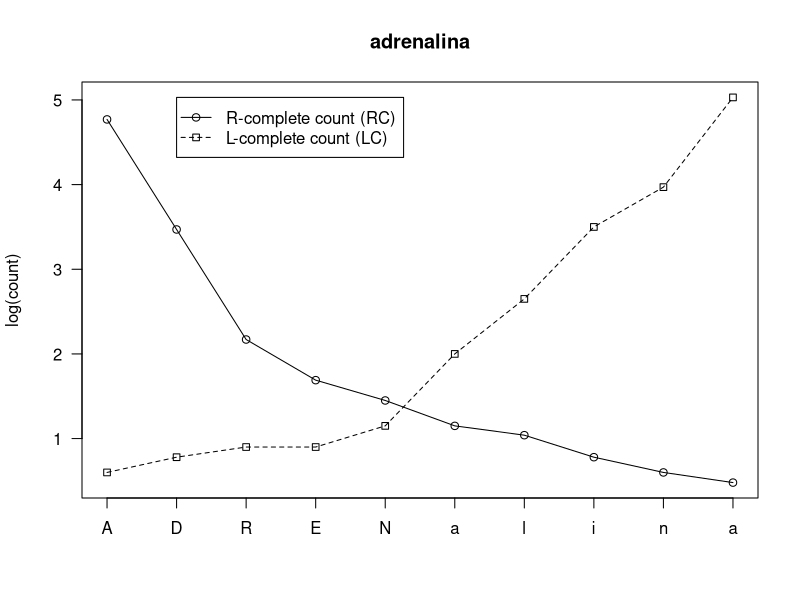
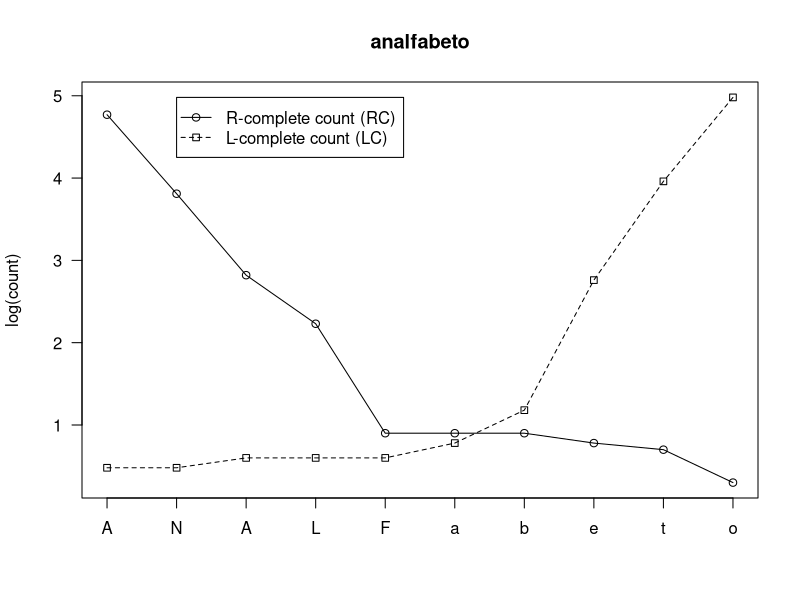
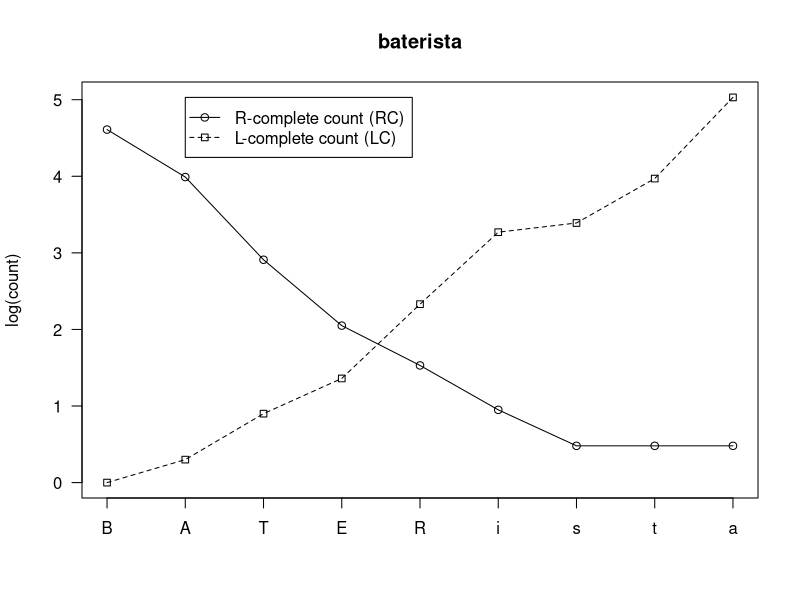
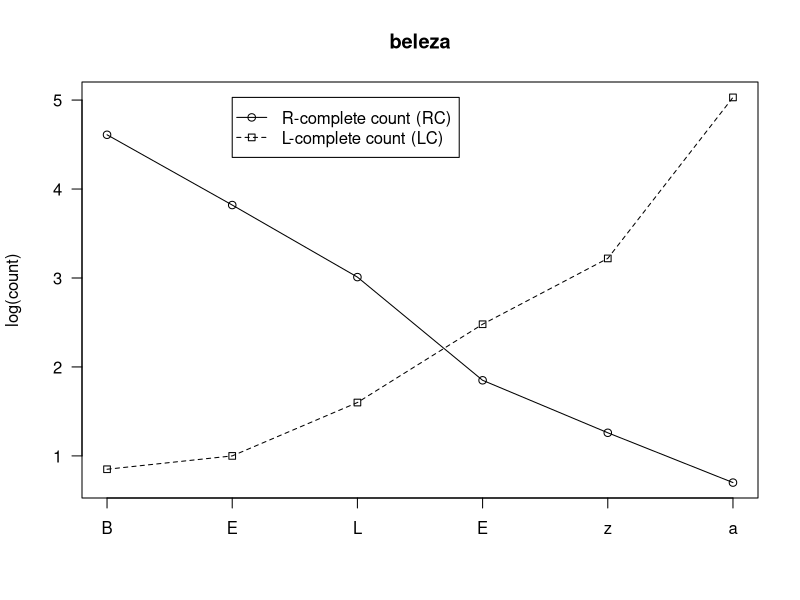
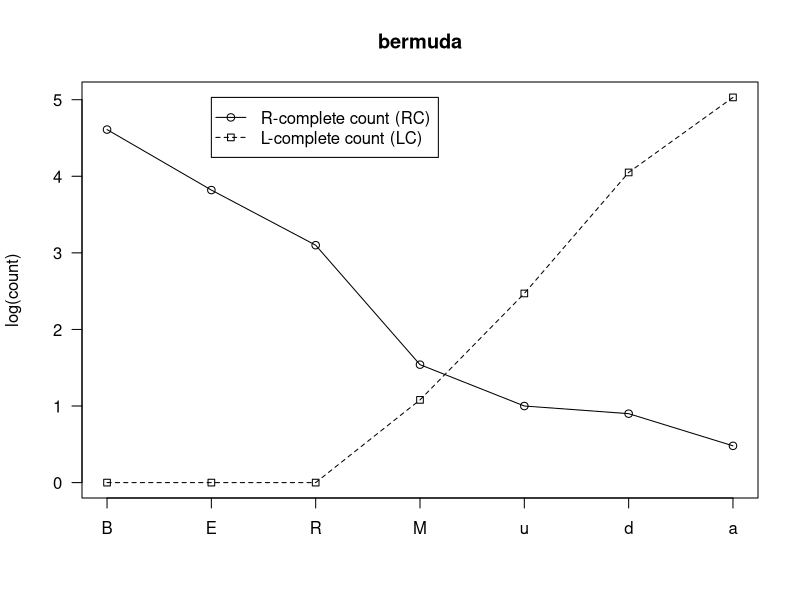
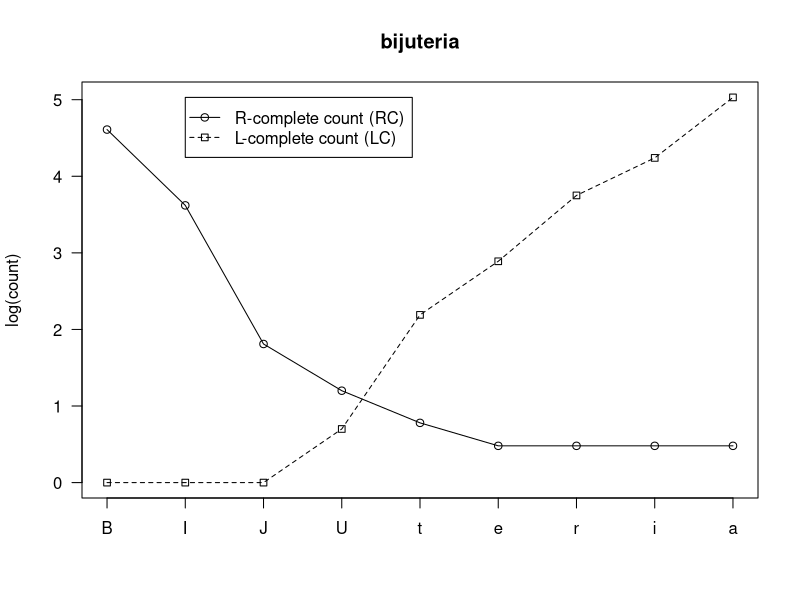
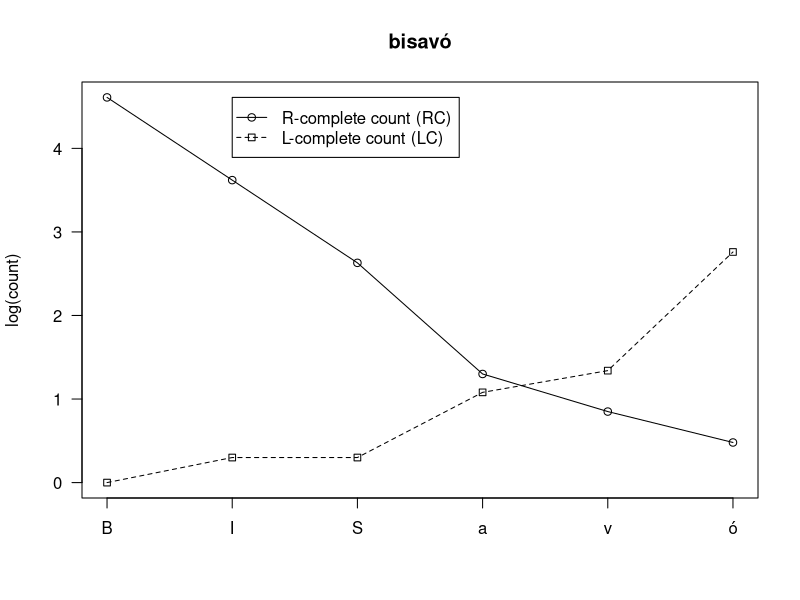
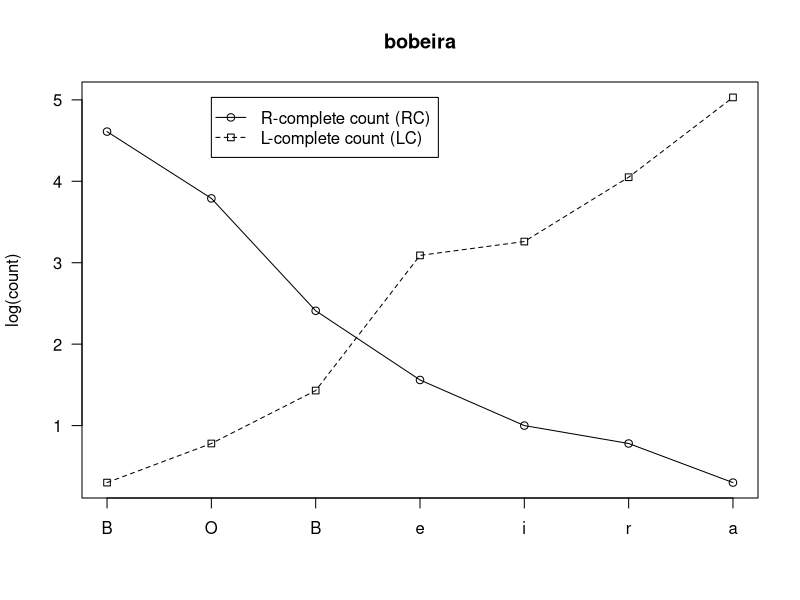

These figures' R source, in order: (Note: this script raises an error after producing the figures.)
postscript('plots_for_words/adrenalina.eps')
sf <- c(4.77,3.47,2.17,1.69,1.45,1.15,1.04,0.78,0.6,0.48)
pf <- c(0.6,0.78,0.9,0.9,1.15,2.0,2.65,3.5,3.97,5.03)
y_range <- range(sf,pf)
plot(sf, type="o", pch=21, lty=1, ylim=y_range, axes=FALSE, ann=FALSE)
lines(pf, type="o", pch=22, lty=2)
axis(1, at=1:10, lab=c("A","D","R","E","N","a","l","i","n","a"))
axis(2, las=1)
box()
title(main="adrenalina")
title(ylab="log(count)")
legend(2, y_range[2], c("R-complete count (RC)", "L-complete count (LC)"), pch=21:22, lty=1:2)
dev.off()

postscript('plots_for_words/analfabeto.eps')
sf <- c(4.77,3.81,2.82,2.23,0.9,0.9,0.9,0.78,0.7,0.3)
pf <- c(0.48,0.48,0.6,0.6,0.6,0.78,1.18,2.76,3.96,4.98)
y_range <- range(sf,pf)
plot(sf, type="o", pch=21, lty=1, ylim=y_range, axes=FALSE, ann=FALSE)
lines(pf, type="o", pch=22, lty=2)
axis(1, at=1:10, lab=c("A","N","A","L","F","a","b","e","t","o"))
axis(2, las=1)
box()
title(main="analfabeto")
title(ylab="log(count)")
legend(2, y_range[2], c("R-complete count (RC)", "L-complete count (LC)"), pch=21:22, lty=1:2)
dev.off()

postscript('plots_for_words/baterista.eps')
sf <- c(4.61,3.99,2.91,2.05,1.53,0.95,0.48,0.48,0.48)
pf <- c(0.0,0.3,0.9,1.36,2.33,3.27,3.39,3.97,5.03)
y_range <- range(sf,pf)
plot(sf, type="o", pch=21, lty=1, ylim=y_range, axes=FALSE, ann=FALSE)
lines(pf, type="o", pch=22, lty=2)
axis(1, at=1:9, lab=c("B","A","T","E","R","i","s","t","a"))
axis(2, las=1)
box()
title(main="baterista")
title(ylab="log(count)")
legend(2, y_range[2], c("R-complete count (RC)", "L-complete count (LC)"), pch=21:22, lty=1:2)
dev.off()

postscript('plots_for_words/beleza.eps')
sf <- c(4.61,3.82,3.01,1.85,1.26,0.7)
pf <- c(0.85,1.0,1.6,2.48,3.22,5.03)
y_range <- range(sf,pf)
plot(sf, type="o", pch=21, lty=1, ylim=y_range, axes=FALSE, ann=FALSE)
lines(pf, type="o", pch=22, lty=2)
axis(1, at=1:6, lab=c("B","E","L","E","z","a"))
axis(2, las=1)
box()
title(main="beleza")
title(ylab="log(count)")
legend(2, y_range[2], c("R-complete count (RC)", "L-complete count (LC)"), pch=21:22, lty=1:2)
dev.off()

postscript('plots_for_words/bermuda.eps')
sf <- c(4.61,3.82,3.1,1.54,1.0,0.9,0.48)
pf <- c(0.0,0.0,0.0,1.08,2.47,4.05,5.03)
y_range <- range(sf,pf)
plot(sf, type="o", pch=21, lty=1, ylim=y_range, axes=FALSE, ann=FALSE)
lines(pf, type="o", pch=22, lty=2)
axis(1, at=1:7, lab=c("B","E","R","M","u","d","a"))
axis(2, las=1)
box()
title(main="bermuda")
title(ylab="log(count)")
legend(2, y_range[2], c("R-complete count (RC)", "L-complete count (LC)"), pch=21:22, lty=1:2)
dev.off()

postscript('plots_for_words/bijuteria.eps')
sf <- c(4.61,3.62,1.81,1.2,0.78,0.48,0.48,0.48,0.48)
pf <- c(0.0,0.0,0.0,0.7,2.19,2.89,3.75,4.24,5.03)
y_range <- range(sf,pf)
plot(sf, type="o", pch=21, lty=1, ylim=y_range, axes=FALSE, ann=FALSE)
lines(pf, type="o", pch=22, lty=2)
axis(1, at=1:9, lab=c("B","I","J","U","t","e","r","i","a"))
axis(2, las=1)
box()
title(main="bijuteria")
title(ylab="log(count)")
legend(2, y_range[2], c("R-complete count (RC)", "L-complete count (LC)"), pch=21:22, lty=1:2)
dev.off()

postscript('plots_for_words/bisavó.eps')
sf <- c(4.61,3.62,2.63,1.3,0.85,0.48)
pf <- c(0.0,0.3,0.3,1.08,1.34,2.76)
y_range <- range(sf,pf)
plot(sf, type="o", pch=21, lty=1, ylim=y_range, axes=FALSE, ann=FALSE)
lines(pf, type="o", pch=22, lty=2)
axis(1, at=1:6, lab=c("B","I","S","a","v","ó"))
axis(2, las=1)
box()
title(main="bisavó")
title(ylab="log(count)")
legend(2, y_range[2], c("R-complete count (RC)", "L-complete count (LC)"), pch=21:22, lty=1:2)
dev.off()

postscript('plots_for_words/bobeira.eps')
sf <- c(4.61,3.79,2.41,1.56,1.0,0.78,0.3)
pf <- c(0.3,0.78,1.43,3.09,3.26,4.05,5.03)
y_range <- range(sf,pf)
plot(sf, type="o", pch=21, lty=1, ylim=y_range, axes=FALSE, ann=FALSE)
lines(pf, type="o", pch=22, lty=2)
axis(1, at=1:7, lab=c("B","O","B","e","i","r","a"))
axis(2, las=1)
box()
title(main="bobeira")
title(ylab="log(count)")
legend(2, y_range[2], c("R-complete count (RC)", "L-complete count (LC)"), pch=21:22, lty=1:2)
dev.off()

postscript('plots_for_words/botequim.eps')
sf <- c(4.61,3.79,2.53,1.58,0.78,0.78,0.6,0.0)
pf <- c(0.0,0.0,0.3,1.04,1.66,1.89,3.21,4.55)
y_range <- range(sf,pf)
plot(sf, type="o", pch=21, lty=1, ylim=y_range, axes=FALSE, ann=FALSE)
lines(pf, type="o", pch=22, lty=2)
axis(1, at=1:8, lab=c("B","O","T","E","Q","U","i","m"))
axis(2, las=1)
box()
title(main="botequim")
title(ylab="log(count)")
legend(2, y_range[2], c("R-complete count (RC)", "L-complete count (LC)"), pch=21:22, lty=1:2)
dev.off()

postscript('plots_for_words/burgês.eps')
sf <- c(4.61,3.6,2.96,2.14,0.0,0.0)
pf <- c(0.0,0.0,0.3,0.85,2.75,5.15)
y_range <- range(sf,pf)
plot(sf, type="o", pch=21, lty=1, ylim=y_range, axes=FALSE, ann=FALSE)
lines(pf, type="o", pch=22, lty=2)
axis(1, at=1:6, lab=c("B","U","R","G","ê","s"))
axis(2, las=1)
box()
title(main="burgês")
title(ylab="log(count)")
legend(2, y_range[2], c("R-complete count (RC)", "L-complete count (LC)"), pch=21:22, lty=1:2)
dev.off()

postscript('plots_for_words/burocrata.eps')
sf <- c(4.61,3.6,2.96,1.49,1.3,1.23,1.08,1.0,0.48)
pf <- c(0.0,0.0,0.48,1.18,1.3,2.15,2.99,3.97,5.03)
y_range <- range(sf,pf)
plot(sf, type="o", pch=21, lty=1, ylim=y_range, axes=FALSE, ann=FALSE)
lines(pf, type="o", pch=22, lty=2)
axis(1, at=1:9, lab=c("B","U","R","O","C","R","a","t","a"))
axis(2, las=1)
box()
title(main="burocrata")
title(ylab="log(count)")
legend(2, y_range[2], c("R-complete count (RC)", "L-complete count (LC)"), pch=21:22, lty=1:2)
dev.off()

postscript('plots_for_words/cacetete.eps')
sf <- c(4.81,4.17,2.58,1.49,1.2,0.78,0.3,0.3)
pf <- c(0.0,0.0,0.0,0.78,1.38,2.99,4.2,4.87)
y_range <- range(sf,pf)
plot(sf, type="o", pch=21, lty=1, ylim=y_range, axes=FALSE, ann=FALSE)
lines(pf, type="o", pch=22, lty=2)
axis(1, at=1:8, lab=c("C","A","C","E","T","E","t","e"))
axis(2, las=1)
box()
title(main="cacetete")
title(ylab="log(count)")
legend(2, y_range[2], c("R-complete count (RC)", "L-complete count (LC)"), pch=21:22, lty=1:2)
dev.off()

postscript('plots_for_words/cachoeira.eps')
sf <- c(4.81,4.17,2.58,2.24,1.87,0.7,0.6,0.48,0.3)
pf <- c(0.0,0.0,0.3,0.3,1.46,3.09,3.26,4.05,5.03)
y_range <- range(sf,pf)
plot(sf, type="o", pch=21, lty=1, ylim=y_range, axes=FALSE, ann=FALSE)
lines(pf, type="o", pch=22, lty=2)
axis(1, at=1:9, lab=c("C","A","C","H","o","e","i","r","a"))
axis(2, las=1)
box()
title(main="cachoeira")
title(ylab="log(count)")
legend(2, y_range[2], c("R-complete count (RC)", "L-complete count (LC)"), pch=21:22, lty=1:2)
dev.off()

postscript('plots_for_words/cafajeste.eps')
sf <- c(4.81,4.17,2.29,1.2,0.78,0.78,0.78,0.78,0.48)
pf <- c(0.0,0.0,0.0,0.3,0.6,2.54,3.24,4.2,4.87)
y_range <- range(sf,pf)
plot(sf, type="o", pch=21, lty=1, ylim=y_range, axes=FALSE, ann=FALSE)
lines(pf, type="o", pch=22, lty=2)
axis(1, at=1:9, lab=c("C","A","F","a","j","e","s","t","e"))
axis(2, las=1)
box()
title(main="cafajeste")
title(ylab="log(count)")
legend(2, y_range[2], c("R-complete count (RC)", "L-complete count (LC)"), pch=21:22, lty=1:2)
dev.off()

postscript('plots_for_words/cafetão.eps')
sf <- c(4.81,4.17,2.29,1.95,1.67,0.7,0.6)
pf <- c(0.48,0.48,0.6,1.76,2.76,4.04,4.98)
y_range <- range(sf,pf)
plot(sf, type="o", pch=21, lty=1, ylim=y_range, axes=FALSE, ann=FALSE)
lines(pf, type="o", pch=22, lty=2)
axis(1, at=1:7, lab=c("C","A","F","E","T","ã","o"))
axis(2, las=1)
box()
title(main="cafetão")
title(ylab="log(count)")
legend(2, y_range[2], c("R-complete count (RC)", "L-complete count (LC)"), pch=21:22, lty=1:2)
dev.off()

postscript('plots_for_words/capitão.eps')
sf <- c(4.81,4.17,3.03,2.37,2.16,1.08,0.85)
pf <- c(0.3,0.7,0.85,1.73,2.76,4.04,4.98)
y_range <- range(sf,pf)
plot(sf, type="o", pch=21, lty=1, ylim=y_range, axes=FALSE, ann=FALSE)
lines(pf, type="o", pch=22, lty=2)
axis(1, at=1:7, lab=c("C","A","P","I","T","ã","o"))
axis(2, las=1)
box()
title(main="capitão")
title(ylab="log(count)")
legend(2, y_range[2], c("R-complete count (RC)", "L-complete count (LC)"), pch=21:22, lty=1:2)
dev.off()

postscript('plots_for_words/carnaval.eps')
sf <- c(4.81,4.17,3.53,2.33,1.72,1.23,1.15,1.04)
pf <- c(0.0,0.3,0.3,0.7,1.57,2.34,3.76,4.32)
y_range <- range(sf,pf)
plot(sf, type="o", pch=21, lty=1, ylim=y_range, axes=FALSE, ann=FALSE)
lines(pf, type="o", pch=22, lty=2)
axis(1, at=1:8, lab=c("C","A","R","N","a","v","a","l"))
axis(2, las=1)
box()
title(main="carnaval")
title(ylab="log(count)")
legend(2, y_range[2], c("R-complete count (RC)", "L-complete count (LC)"), pch=21:22, lty=1:2)
dev.off()

postscript('plots_for_words/carpinteiro.eps')
sf <- c(4.81,4.17,3.53,2.12,1.51,1.18,0.95,0.85,0.6,0.6,0.3)
pf <- c(0.0,0.0,0.0,0.0,0.78,1.46,2.26,3.11,3.25,3.8,4.98)
y_range <- range(sf,pf)
plot(sf, type="o", pch=21, lty=1, ylim=y_range, axes=FALSE, ann=FALSE)
lines(pf, type="o", pch=22, lty=2)
axis(1, at=1:11, lab=c("C","A","R","P","I","N","t","e","i","r","o"))
axis(2, las=1)
box()
title(main="carpinteiro")
title(ylab="log(count)")
legend(2, y_range[2], c("R-complete count (RC)", "L-complete count (LC)"), pch=21:22, lty=1:2)
dev.off()

postscript('plots_for_words/categoria.eps')
sf <- c(4.81,4.17,2.98,2.16,1.54,1.43,1.43,1.36,0.7)
pf <- c(0.3,0.3,0.3,0.7,1.18,2.43,3.75,4.24,5.03)
y_range <- range(sf,pf)
plot(sf, type="o", pch=21, lty=1, ylim=y_range, axes=FALSE, ann=FALSE)
lines(pf, type="o", pch=22, lty=2)
axis(1, at=1:9, lab=c("C","A","T","E","G","o","r","i","a"))
axis(2, las=1)
box()
title(main="categoria")
title(ylab="log(count)")
legend(2, y_range[2], c("R-complete count (RC)", "L-complete count (LC)"), pch=21:22, lty=1:2)
dev.off()

postscript('plots_for_words/celular.eps')
sf <- c(4.81,3.44,2.63,1.62,1.46,1.2,0.95)
pf <- c(1.28,1.34,1.52,2.61,3.04,4.15,4.64)
y_range <- range(sf,pf)
plot(sf, type="o", pch=21, lty=1, ylim=y_range, axes=FALSE, ann=FALSE)
lines(pf, type="o", pch=22, lty=2)
axis(1, at=1:7, lab=c("C","E","L","U","L","a","r"))
axis(2, las=1)
box()
title(main="celular")
title(ylab="log(count)")
legend(2, y_range[2], c("R-complete count (RC)", "L-complete count (LC)"), pch=21:22, lty=1:2)
dev.off()

postscript('plots_for_words/cerveja.eps')
sf <- c(4.81,3.44,2.9,1.97,1.7,1.43,1.08)
pf <- c(0.48,0.6,0.78,1.48,2.32,2.98,5.03)
y_range <- range(sf,pf)
plot(sf, type="o", pch=21, lty=1, ylim=y_range, axes=FALSE, ann=FALSE)
lines(pf, type="o", pch=22, lty=2)
axis(1, at=1:7, lab=c("C","E","R","V","e","j","a"))
axis(2, las=1)
box()
title(main="cerveja")
title(ylab="log(count)")
legend(2, y_range[2], c("R-complete count (RC)", "L-complete count (LC)"), pch=21:22, lty=1:2)
dev.off()

postscript('plots_for_words/cesariana.eps')
sf <- c(4.81,3.44,2.24,1.65,1.54,1.15,0.7,0.6,0.3)
pf <- c(0.0,0.0,0.6,1.86,2.3,2.95,3.38,3.97,5.03)
y_range <- range(sf,pf)
plot(sf, type="o", pch=21, lty=1, ylim=y_range, axes=FALSE, ann=FALSE)
lines(pf, type="o", pch=22, lty=2)
axis(1, at=1:9, lab=c("C","E","S","A","R","I","A","n","a"))
axis(2, las=1)
box()
title(main="cesariana")
title(ylab="log(count)")
legend(2, y_range[2], c("R-complete count (RC)", "L-complete count (LC)"), pch=21:22, lty=1:2)
dev.off()

postscript('plots_for_words/cocaína.eps')
sf <- c(4.81,4.36,2.69,1.7,0.85,0.6,0.3)
pf <- c(0.0,1.15,1.38,1.56,2.04,3.97,5.03)
y_range <- range(sf,pf)
plot(sf, type="o", pch=21, lty=1, ylim=y_range, axes=FALSE, ann=FALSE)
lines(pf, type="o", pch=22, lty=2)
axis(1, at=1:7, lab=c("C","O","C","a","í","n","a"))
axis(2, las=1)
box()
title(main="cocaína")
title(ylab="log(count)")
legend(2, y_range[2], c("R-complete count (RC)", "L-complete count (LC)"), pch=21:22, lty=1:2)
dev.off()

postscript('plots_for_words/comição.eps')
sf <- c(4.81,4.36,3.62,2.38,0.0,0.0,0.0)
pf <- c(0.0,0.48,1.11,2.69,3.68,4.04,4.98)
y_range <- range(sf,pf)
plot(sf, type="o", pch=21, lty=1, ylim=y_range, axes=FALSE, ann=FALSE)
lines(pf, type="o", pch=22, lty=2)
axis(1, at=1:7, lab=c("C","O","M","I","Ç","ã","o"))
axis(2, las=1)
box()
title(main="comição")
title(ylab="log(count)")
legend(2, y_range[2], c("R-complete count (RC)", "L-complete count (LC)"), pch=21:22, lty=1:2)
dev.off()

postscript('plots_for_words/comissário.eps')
sf <- c(4.81,4.36,3.62,2.38,1.86,1.71,0.78,0.7,0.7,0.3)
pf <- c(0.3,0.3,0.78,0.78,1.46,1.93,2.9,3.33,3.85,4.98)
y_range <- range(sf,pf)
plot(sf, type="o", pch=21, lty=1, ylim=y_range, axes=FALSE, ann=FALSE)
lines(pf, type="o", pch=22, lty=2)
axis(1, at=1:10, lab=c("C","O","M","I","S","S","á","r","i","o"))
axis(2, las=1)
box()
title(main="comissário")
title(ylab="log(count)")
legend(2, y_range[2], c("R-complete count (RC)", "L-complete count (LC)"), pch=21:22, lty=1:2)
dev.off()

postscript('plots_for_words/comunista.eps')
sf <- c(4.81,4.36,3.62,2.39,2.3,2.1,0.9,0.78,0.6)
pf <- c(0.48,0.48,0.6,1.04,2.47,3.27,3.39,3.97,5.03)
y_range <- range(sf,pf)
plot(sf, type="o", pch=21, lty=1, ylim=y_range, axes=FALSE, ann=FALSE)
lines(pf, type="o", pch=22, lty=2)
axis(1, at=1:9, lab=c("C","O","M","U","N","i","s","t","a"))
axis(2, las=1)
box()
title(main="comunista")
title(ylab="log(count)")
legend(2, y_range[2], c("R-complete count (RC)", "L-complete count (LC)"), pch=21:22, lty=1:2)
dev.off()

postscript('plots_for_words/confusão.eps')
sf <- c(4.81,4.36,3.95,3.06,2.07,1.45,0.6,0.48)
pf <- c(0.3,0.3,0.7,1.4,1.85,2.88,4.04,4.98)
y_range <- range(sf,pf)
plot(sf, type="o", pch=21, lty=1, ylim=y_range, axes=FALSE, ann=FALSE)
lines(pf, type="o", pch=22, lty=2)
axis(1, at=1:8, lab=c("C","O","N","F","u","s","ã","o"))
axis(2, las=1)
box()
title(main="confusão")
title(ylab="log(count)")
legend(2, y_range[2], c("R-complete count (RC)", "L-complete count (LC)"), pch=21:22, lty=1:2)
dev.off()

postscript('plots_for_words/consumação.eps')
sf <- c(4.81,4.36,3.95,3.28,2.34,1.96,1.43,0.48,0.3,0.3)
pf <- c(0.0,0.0,0.0,0.0,1.08,2.1,3.53,3.68,4.04,4.98)
y_range <- range(sf,pf)
plot(sf, type="o", pch=21, lty=1, ylim=y_range, axes=FALSE, ann=FALSE)
lines(pf, type="o", pch=22, lty=2)
axis(1, at=1:10, lab=c("C","O","N","S","U","M","a","ç","ã","o"))
axis(2, las=1)
box()
title(main="consumação")
title(ylab="log(count)")
legend(2, y_range[2], c("R-complete count (RC)", "L-complete count (LC)"), pch=21:22, lty=1:2)
dev.off()

postscript('plots_for_words/cortesia.eps')
sf <- c(4.81,4.36,3.4,2.43,1.97,1.28,0.48,0.3)
pf <- c(0.3,0.48,0.7,1.3,2.03,2.8,4.24,5.03)
y_range <- range(sf,pf)
plot(sf, type="o", pch=21, lty=1, ylim=y_range, axes=FALSE, ann=FALSE)
lines(pf, type="o", pch=22, lty=2)
axis(1, at=1:8, lab=c("C","O","R","T","E","S","i","a"))
axis(2, las=1)
box()
title(main="cortesia")
title(ylab="log(count)")
legend(2, y_range[2], c("R-complete count (RC)", "L-complete count (LC)"), pch=21:22, lty=1:2)
dev.off()

postscript('plots_for_words/cruzeiro.eps')
sf <- c(4.81,3.66,2.67,1.9,1.15,0.78,0.7,0.3)
pf <- c(0.0,0.0,0.7,1.32,3.11,3.25,3.8,4.98)
y_range <- range(sf,pf)
plot(sf, type="o", pch=21, lty=1, ylim=y_range, axes=FALSE, ann=FALSE)
lines(pf, type="o", pch=22, lty=2)
axis(1, at=1:8, lab=c("C","R","U","Z","e","i","r","o"))
axis(2, las=1)
box()
title(main="cruzeiro")
title(ylab="log(count)")
legend(2, y_range[2], c("R-complete count (RC)", "L-complete count (LC)"), pch=21:22, lty=1:2)
dev.off()

postscript('plots_for_words/delegacia.eps')
sf <- c(4.68,4.38,3.11,2.25,1.58,1.46,0.48,0.48,0.3)
pf <- c(0.48,0.48,0.6,0.6,0.9,2.11,3.35,4.24,5.03)
y_range <- range(sf,pf)
plot(sf, type="o", pch=21, lty=1, ylim=y_range, axes=FALSE, ann=FALSE)
lines(pf, type="o", pch=22, lty=2)
axis(1, at=1:9, lab=c("D","E","L","E","G","a","c","i","a"))
axis(2, las=1)
box()
title(main="delegacia")
title(ylab="log(count)")
legend(2, y_range[2], c("R-complete count (RC)", "L-complete count (LC)"), pch=21:22, lty=1:2)
dev.off()

postscript('plots_for_words/delegada.eps')
sf <- c(4.68,4.38,3.11,2.25,1.58,1.46,0.85,0.3)
pf <- c(0.0,0.3,0.78,1.76,2.49,3.82,4.05,5.03)
y_range <- range(sf,pf)
plot(sf, type="o", pch=21, lty=1, ylim=y_range, axes=FALSE, ann=FALSE)
lines(pf, type="o", pch=22, lty=2)
axis(1, at=1:8, lab=c("D","E","L","E","G","a","d","a"))
axis(2, las=1)
box()
title(main="delegada")
title(ylab="log(count)")
legend(2, y_range[2], c("R-complete count (RC)", "L-complete count (LC)"), pch=21:22, lty=1:2)
dev.off()

postscript('plots_for_words/delegado.eps')
sf <- c(4.68,4.38,3.11,2.25,1.58,1.46,0.85,0.6)
pf <- c(0.3,0.48,1.04,1.88,2.56,3.9,4.3,4.98)
y_range <- range(sf,pf)
plot(sf, type="o", pch=21, lty=1, ylim=y_range, axes=FALSE, ann=FALSE)
lines(pf, type="o", pch=22, lty=2)
axis(1, at=1:8, lab=c("D","E","L","E","G","a","d","o"))
axis(2, las=1)
box()
title(main="delegado")
title(ylab="log(count)")
legend(2, y_range[2], c("R-complete count (RC)", "L-complete count (LC)"), pch=21:22, lty=1:2)
dev.off()

postscript('plots_for_words/demônio.eps')
sf <- c(4.68,4.38,3.02,1.34,1.23,1.15,0.78)
pf <- c(0.95,1.0,1.53,2.09,2.83,3.85,4.98)
y_range <- range(sf,pf)
plot(sf, type="o", pch=21, lty=1, ylim=y_range, axes=FALSE, ann=FALSE)
lines(pf, type="o", pch=22, lty=2)
axis(1, at=1:7, lab=c("D","E","M","Ô","n","i","o"))
axis(2, las=1)
box()
title(main="demônio")
title(ylab="log(count)")
legend(2, y_range[2], c("R-complete count (RC)", "L-complete count (LC)"), pch=21:22, lty=1:2)
dev.off()

postscript('plots_for_words/depreção.eps')
sf <- c(4.68,4.38,2.93,2.31,2.08,0,0,0)
pf <- c(0,0,0.48,1.61,2.23,3.68,4.04,4.98)
y_range <- range(sf,pf)
plot(sf, type="o", pch=21, lty=1, ylim=y_range, axes=FALSE, ann=FALSE)
lines(pf, type="o", pch=22, lty=2)
axis(1, at=1:8, lab=c("D","E","P","R","E","ç","ã","o"))
axis(2, las=1)
box()
title(main="depreção")
title(ylab="log(count)")
legend(2, y_range[2], c("R-complete count (RC)", "L-complete count (LC)"), pch=21:22, lty=1:2)
dev.off()

postscript('plots_for_words/deprimido.eps')
sf <- c(4.68,4.38,2.93,2.31,1.67,1.54,1.28,0.78,0.3)
pf <- c(0.3,0.6,1.15,1.15,1.34,1.82,3.29,4.3,4.98)
y_range <- range(sf,pf)
plot(sf, type="o", pch=21, lty=1, ylim=y_range, axes=FALSE, ann=FALSE)
lines(pf, type="o", pch=22, lty=2)
axis(1, at=1:9, lab=c("D","E","P","R","i","m","i","d","o"))
axis(2, las=1)
box()
title(main="deprimido")
title(ylab="log(count)")
legend(2, y_range[2], c("R-complete count (RC)", "L-complete count (LC)"), pch=21:22, lty=1:2)
dev.off()

postscript('plots_for_words/disposição.eps')
sf <- c(4.68,3.93,3.44,2.75,2.12,1.66,1.38,0.9,0.3,0.0)
pf <- c(0.78,0.78,1.0,1.68,1.68,1.82,2.69,3.68,4.04,4.98)
y_range <- range(sf,pf)
plot(sf, type="o", pch=21, lty=1, ylim=y_range, axes=FALSE, ann=FALSE)
lines(pf, type="o", pch=22, lty=2)
axis(1, at=1:10, lab=c("D","I","S","P","O","s","i","ç","ã","o"))
axis(2, las=1)
box()
title(main="disposição")
title(ylab="log(count)")
legend(2, y_range[2], c("R-complete count (RC)", "L-complete count (LC)"), pch=21:22, lty=1:2)
dev.off()

postscript('plots_for_words/extraordinário.eps')
sf <- c(4.64,3.66,2.98,2.73,2.62,1.65,1.52,1.41,1.34,1.28,0.95,0.9,0.85,0.3)
pf <- c(0.48,0.48,0.78,0.78,0.85,1.08,1.15,1.3,1.72,2.28,2.9,3.33,3.85,4.98)
y_range <- range(sf,pf)
plot(sf, type="o", pch=21, lty=1, ylim=y_range, axes=FALSE, ann=FALSE)
lines(pf, type="o", pch=22, lty=2)
axis(1, at=1:14, lab=c("E","X","T","R","A","o","r","d","i","n","á","r","i","o"))
axis(2, las=1)
box()
title(main="extraordinário")
title(ylab="log(count)")
legend(2, y_range[2], c("R-complete count (RC)", "L-complete count (LC)"), pch=21:22, lty=1:2)
dev.off()

postscript('plots_for_words/faculdade.eps')
sf <- c(4.44,3.75,2.59,1.41,1.32,0.6,0.48,0.48,0.48)
pf <- c(0.7,0.78,1.18,1.18,1.92,3.33,3.45,3.77,4.87)
y_range <- range(sf,pf)
plot(sf, type="o", pch=21, lty=1, ylim=y_range, axes=FALSE, ann=FALSE)
lines(pf, type="o", pch=22, lty=2)
axis(1, at=1:9, lab=c("F","A","C","U","l","d","a","d","e"))
axis(2, las=1)
box()
title(main="faculdade")
title(ylab="log(count)")
legend(2, y_range[2], c("R-complete count (RC)", "L-complete count (LC)"), pch=21:22, lty=1:2)
dev.off()

postscript('plots_for_words/falsificado.eps')
sf <- c(4.44,3.75,3.01,2.08,1.75,1.68,1.67,1.61,1.54,0.95,0.85)
pf <- c(0.0,0.0,0.0,1.11,2.18,2.22,2.49,2.79,3.9,4.3,4.98)
y_range <- range(sf,pf)
plot(sf, type="o", pch=21, lty=1, ylim=y_range, axes=FALSE, ann=FALSE)
lines(pf, type="o", pch=22, lty=2)
axis(1, at=1:11, lab=c("F","A","L","S","I","f","i","c","a","d","o"))
axis(2, las=1)
box()
title(main="falsificado")
title(ylab="log(count)")
legend(2, y_range[2], c("R-complete count (RC)", "L-complete count (LC)"), pch=21:22, lty=1:2)
dev.off()

postscript('plots_for_words/fissura.eps')
sf <- c(4.44,3.61,2.54,1.46,1.15,1.15,1.08)
pf <- c(0.3,0.48,1.15,1.74,3.07,4.05,5.03)
y_range <- range(sf,pf)
plot(sf, type="o", pch=21, lty=1, ylim=y_range, axes=FALSE, ann=FALSE)
lines(pf, type="o", pch=22, lty=2)
axis(1, at=1:7, lab=c("F","I","S","S","U","r","a"))
axis(2, las=1)
box()
title(main="fissura")
title(ylab="log(count)")
legend(2, y_range[2], c("R-complete count (RC)", "L-complete count (LC)"), pch=21:22, lty=1:2)
dev.off()

postscript('plots_for_words/flagrante.eps')
sf <- c(4.44,3.42,2.88,1.99,1.49,1.38,0.6,0.48,0.48)
pf <- c(0.0,0.3,0.6,1.18,2.37,3.29,3.93,4.2,4.87)
y_range <- range(sf,pf)
plot(sf, type="o", pch=21, lty=1, ylim=y_range, axes=FALSE, ann=FALSE)
lines(pf, type="o", pch=22, lty=2)
axis(1, at=1:9, lab=c("F","L","A","G","R","a","n","t","e"))
axis(2, las=1)
box()
title(main="flagrante")
title(ylab="log(count)")
legend(2, y_range[2], c("R-complete count (RC)", "L-complete count (LC)"), pch=21:22, lty=1:2)
dev.off()

postscript('plots_for_words/forasteira.eps')
sf <- c(4.44,3.58,3.16,1.85,1.08,0.95,0.95,0.7,0.7,0.3)
pf <- c(0.0,0.0,0.48,0.7,1.3,2.16,3.09,3.26,4.05,5.03)
y_range <- range(sf,pf)
plot(sf, type="o", pch=21, lty=1, ylim=y_range, axes=FALSE, ann=FALSE)
lines(pf, type="o", pch=22, lty=2)
axis(1, at=1:10, lab=c("F","O","R","A","S","T","e","i","r","a"))
axis(2, las=1)
box()
title(main="forasteira")
title(ylab="log(count)")
legend(2, y_range[2], c("R-complete count (RC)", "L-complete count (LC)"), pch=21:22, lty=1:2)
dev.off()

postscript('plots_for_words/fortuna.eps')
sf <- c(4.44,3.58,3.16,2.39,1.59,1.41,1.15)
pf <- c(0.6,1.04,1.11,1.57,2.45,3.97,5.03)
y_range <- range(sf,pf)
plot(sf, type="o", pch=21, lty=1, ylim=y_range, axes=FALSE, ann=FALSE)
lines(pf, type="o", pch=22, lty=2)
axis(1, at=1:7, lab=c("F","O","R","T","u","n","a"))
axis(2, las=1)
box()
title(main="fortuna")
title(ylab="log(count)")
legend(2, y_range[2], c("R-complete count (RC)", "L-complete count (LC)"), pch=21:22, lty=1:2)
dev.off()

postscript('plots_for_words/fotografia.eps')
sf <- c(4.44,3.58,2.53,2.41,1.92,1.85,1.76,1.7,0.9,0.48)
pf <- c(0.9,0.9,1.45,2.15,2.24,2.25,2.29,2.48,4.24,5.03)
y_range <- range(sf,pf)
plot(sf, type="o", pch=21, lty=1, ylim=y_range, axes=FALSE, ann=FALSE)
lines(pf, type="o", pch=22, lty=2)
axis(1, at=1:10, lab=c("F","O","T","O","g","r","a","f","i","a"))
axis(2, las=1)
box()
title(main="fotografia")
title(ylab="log(count)")
legend(2, y_range[2], c("R-complete count (RC)", "L-complete count (LC)"), pch=21:22, lty=1:2)
dev.off()

postscript('plots_for_words/heterosexual.eps')
sf <- c(4.36,3.63,2.13,1.94,1.91,1.83,1.26,0.85,0.78,0.78,0.78,0.7)
pf <- c(0.0,0.0,0.0,0.0,0.6,1.04,1.71,1.71,1.72,2.42,3.76,4.32)
y_range <- range(sf,pf)
plot(sf, type="o", pch=21, lty=1, ylim=y_range, axes=FALSE, ann=FALSE)
lines(pf, type="o", pch=22, lty=2)
axis(1, at=1:12, lab=c("H","E","T","E","R","O","s","e","x","u","a","l"))
axis(2, las=1)
box()
title(main="heterosexual")
title(ylab="log(count)")
legend(2, y_range[2], c("R-complete count (RC)", "L-complete count (LC)"), pch=21:22, lty=1:2)
dev.off()

postscript('plots_for_words/homosexual.eps')
sf <- c(4.36,3.67,2.78,2.16,1.4,0.78,0.78,0.78,0.7,0.48)
pf <- c(0.0,0.3,0.3,1.04,1.71,1.71,1.72,2.42,3.76,4.32)
y_range <- range(sf,pf)
plot(sf, type="o", pch=21, lty=1, ylim=y_range, axes=FALSE, ann=FALSE)
lines(pf, type="o", pch=22, lty=2)
axis(1, at=1:10, lab=c("H","O","M","O","s","e","x","u","a","l"))
axis(2, las=1)
box()
title(main="homosexual")
title(ylab="log(count)")
legend(2, y_range[2], c("R-complete count (RC)", "L-complete count (LC)"), pch=21:22, lty=1:2)
dev.off()

postscript('plots_for_words/infraestrutura.eps')
sf <- c(4.39,4.11,3.11,2.14,1.76,0.9,0.78,0.78,0.48,0.48,0.48,0.48,0.48,0.48)
pf <- c(0.0,0.0,0.0,0.0,0.0,1.11,1.26,1.32,1.34,1.59,2.58,3.07,4.05,5.03)
y_range <- range(sf,pf)
plot(sf, type="o", pch=21, lty=1, ylim=y_range, axes=FALSE, ann=FALSE)
lines(pf, type="o", pch=22, lty=2)
axis(1, at=1:14, lab=c("I","N","F","R","A","e","s","t","r","u","t","u","r","a"))
axis(2, las=1)
box()
title(main="infraestrutura")
title(ylab="log(count)")
legend(2, y_range[2], c("R-complete count (RC)", "L-complete count (LC)"), pch=21:22, lty=1:2)
dev.off()

postscript('plots_for_words/internacional.eps')
sf <- c(4.39,4.11,3.49,3.35,3.22,2.08,1.93,1.34,1.34,1.28,1.2,1.2,1.11)
pf <- c(0.3,0.48,0.48,0.48,0.48,1.11,1.98,2.35,2.57,2.66,2.94,3.76,4.32)
y_range <- range(sf,pf)
plot(sf, type="o", pch=21, lty=1, ylim=y_range, axes=FALSE, ann=FALSE)
lines(pf, type="o", pch=22, lty=2)
axis(1, at=1:13, lab=c("I","N","T","E","R","n","a","c","i","o","n","a","l"))
axis(2, las=1)
box()
title(main="internacional")
title(ylab="log(count)")
legend(2, y_range[2], c("R-complete count (RC)", "L-complete count (LC)"), pch=21:22, lty=1:2)
dev.off()

postscript('plots_for_words/loteria.eps')
sf <- c(4.42,3.54,2.23,1.43,0.78,0.6,0.48)
pf <- c(0.3,0.85,2.19,2.89,3.75,4.24,5.03)
y_range <- range(sf,pf)
plot(sf, type="o", pch=21, lty=1, ylim=y_range, axes=FALSE, ann=FALSE)
lines(pf, type="o", pch=22, lty=2)
axis(1, at=1:7, lab=c("L","O","T","e","r","i","a"))
axis(2, las=1)
box()
title(main="loteria")
title(ylab="log(count)")
legend(2, y_range[2], c("R-complete count (RC)", "L-complete count (LC)"), pch=21:22, lty=1:2)
dev.off()

postscript('plots_for_words/macarrão.eps')
sf <- c(4.7,4.25,3.17,2.36,1.77,1.2,0.48,0.3)
pf <- c(0.0,0.0,0.48,1.45,1.68,3.38,4.04,4.98)
y_range <- range(sf,pf)
plot(sf, type="o", pch=21, lty=1, ylim=y_range, axes=FALSE, ann=FALSE)
lines(pf, type="o", pch=22, lty=2)
axis(1, at=1:8, lab=c("M","A","C","a","r","r","ã","o"))
axis(2, las=1)
box()
title(main="macarrão")
title(ylab="log(count)")
legend(2, y_range[2], c("R-complete count (RC)", "L-complete count (LC)"), pch=21:22, lty=1:2)
dev.off()

postscript('plots_for_words/madrugada.eps')
sf <- c(4.7,4.25,2.78,2.08,1.49,1.48,1.32,1.04,0.3)
pf <- c(0.0,0.0,0.0,0.95,1.43,2.49,3.82,4.05,5.03)
y_range <- range(sf,pf)
plot(sf, type="o", pch=21, lty=1, ylim=y_range, axes=FALSE, ann=FALSE)
lines(pf, type="o", pch=22, lty=2)
axis(1, at=1:9, lab=c("M","A","D","R","U","G","a","d","a"))
axis(2, las=1)
box()
title(main="madrugada")
title(ylab="log(count)")
legend(2, y_range[2], c("R-complete count (RC)", "L-complete count (LC)"), pch=21:22, lty=1:2)
dev.off()

postscript('plots_for_words/manequim.eps')
sf <- c(4.7,4.25,3.43,2.29,0.9,0.9,0.85,0.0)
pf <- c(0.0,0.0,0.3,1.04,1.66,1.89,3.21,4.55)
y_range <- range(sf,pf)
plot(sf, type="o", pch=21, lty=1, ylim=y_range, axes=FALSE, ann=FALSE)
lines(pf, type="o", pch=22, lty=2)
axis(1, at=1:8, lab=c("M","A","N","E","Q","U","i","m"))
axis(2, las=1)
box()
title(main="manequim")
title(ylab="log(count)")
legend(2, y_range[2], c("R-complete count (RC)", "L-complete count (LC)"), pch=21:22, lty=1:2)
dev.off()

postscript('plots_for_words/maximização.eps')
sf <- c(4.7,4.25,2.28,2.05,1.85,1.62,1.34,1.23,0.0,0.0,0.0)
pf <- c(0.0,0.0,0.0,1.0,1.4,2.77,2.78,3.53,3.68,4.04,4.98)
y_range <- range(sf,pf)
plot(sf, type="o", pch=21, lty=1, ylim=y_range, axes=FALSE, ann=FALSE)
lines(pf, type="o", pch=22, lty=2)
axis(1, at=1:11, lab=c("M","A","X","I","m","i","z","a","ç","ã","o"))
axis(2, las=1)
box()
title(main="maximização")
title(ylab="log(count)")
legend(2, y_range[2], c("R-complete count (RC)", "L-complete count (LC)"), pch=21:22, lty=1:2)
dev.off()

postscript('plots_for_words/metaleiro.eps')
sf <- c(4.7,3.92,3.04,2.59,1.94,0.6,0.48,0.48,0.3)
pf <- c(0.0,0.0,0.85,1.41,1.99,3.11,3.25,3.8,4.98)
y_range <- range(sf,pf)
plot(sf, type="o", pch=21, lty=1, ylim=y_range, axes=FALSE, ann=FALSE)
lines(pf, type="o", pch=22, lty=2)
axis(1, at=1:9, lab=c("M","E","T","A","L","e","i","r","o"))
axis(2, las=1)
box()
title(main="metaleiro")
title(ylab="log(count)")
legend(2, y_range[2], c("R-complete count (RC)", "L-complete count (LC)"), pch=21:22, lty=1:2)
dev.off()

postscript('plots_for_words/milhão.eps')
sf <- c(4.7,3.84,3.03,1.95,0.95,0.78)
pf <- c(0.48,1.72,2.09,2.33,4.04,4.98)
y_range <- range(sf,pf)
plot(sf, type="o", pch=21, lty=1, ylim=y_range, axes=FALSE, ann=FALSE)
lines(pf, type="o", pch=22, lty=2)
axis(1, at=1:6, lab=c("M","I","L","H","ã","o"))
axis(2, las=1)
box()
title(main="milhão")
title(ylab="log(count)")
legend(2, y_range[2], c("R-complete count (RC)", "L-complete count (LC)"), pch=21:22, lty=1:2)
dev.off()

postscript('plots_for_words/mordomia.eps')
sf <- c(4.7,3.91,3.24,2.21,1.36,1.04,0.3,0.3)
pf <- c(0.0,0.0,0.0,0.6,2.45,2.81,4.24,5.03)
y_range <- range(sf,pf)
plot(sf, type="o", pch=21, lty=1, ylim=y_range, axes=FALSE, ann=FALSE)
lines(pf, type="o", pch=22, lty=2)
axis(1, at=1:8, lab=c("M","O","R","D","O","m","i","a"))
axis(2, las=1)
box()
title(main="mordomia")
title(ylab="log(count)")
legend(2, y_range[2], c("R-complete count (RC)", "L-complete count (LC)"), pch=21:22, lty=1:2)
dev.off()

postscript('plots_for_words/motocicleta.eps')
sf <- c(4.7,3.91,2.69,2.3,1.43,1.0,0.95,0.95,0.3,0.3,0.3)
pf <- c(0.0,0.0,0.0,0.0,1.04,1.18,1.28,2.11,2.94,3.97,5.03)
y_range <- range(sf,pf)
plot(sf, type="o", pch=21, lty=1, ylim=y_range, axes=FALSE, ann=FALSE)
lines(pf, type="o", pch=22, lty=2)
axis(1, at=1:11, lab=c("M","O","T","O","C","i","c","l","e","t","a"))
axis(2, las=1)
box()
title(main="motocicleta")
title(ylab="log(count)")
legend(2, y_range[2], c("R-complete count (RC)", "L-complete count (LC)"), pch=21:22, lty=1:2)
dev.off()

postscript('plots_for_words/mulher.eps')
sf <- c(4.7,3.61,2.94,2.09,2.01,1.98)
pf <- c(1.2,1.3,1.73,2.99,4.25,4.64)
y_range <- range(sf,pf)
plot(sf, type="o", pch=21, lty=1, ylim=y_range, axes=FALSE, ann=FALSE)
lines(pf, type="o", pch=22, lty=2)
axis(1, at=1:6, lab=c("M","U","L","H","e","r"))
axis(2, las=1)
box()
title(main="mulher")
title(ylab="log(count)")
legend(2, y_range[2], c("R-complete count (RC)", "L-complete count (LC)"), pch=21:22, lty=1:2)
dev.off()

postscript('plots_for_words/namorada.eps')
sf <- c(4.26,3.68,2.49,2.08,1.99,1.77,1.43,0.78)
pf <- c(0.6,0.9,1.2,1.98,2.9,3.82,4.05,5.03)
y_range <- range(sf,pf)
plot(sf, type="o", pch=21, lty=1, ylim=y_range, axes=FALSE, ann=FALSE)
lines(pf, type="o", pch=22, lty=2)
axis(1, at=1:8, lab=c("N","A","M","O","r","a","d","a"))
axis(2, las=1)
box()
title(main="namorada")
title(ylab="log(count)")
legend(2, y_range[2], c("R-complete count (RC)", "L-complete count (LC)"), pch=21:22, lty=1:2)
dev.off()

postscript('plots_for_words/namorado.eps')
sf <- c(4.26,3.68,2.49,2.08,1.99,1.77,1.43,0.78)
pf <- c(0.48,0.6,1.11,2.08,2.97,3.9,4.3,4.98)
y_range <- range(sf,pf)
plot(sf, type="o", pch=21, lty=1, ylim=y_range, axes=FALSE, ann=FALSE)
lines(pf, type="o", pch=22, lty=2)
axis(1, at=1:8, lab=c("N","A","M","O","r","a","d","o"))
axis(2, las=1)
box()
title(main="namorado")
title(ylab="log(count)")
legend(2, y_range[2], c("R-complete count (RC)", "L-complete count (LC)"), pch=21:22, lty=1:2)
dev.off()

postscript('plots_for_words/natureza.eps')
sf <- c(4.26,3.68,2.7,2.01,1.91,1.08,0.6,0.48)
pf <- c(0.78,0.78,1.0,1.18,1.84,2.48,3.22,5.03)
y_range <- range(sf,pf)
plot(sf, type="o", pch=21, lty=1, ylim=y_range, axes=FALSE, ann=FALSE)
lines(pf, type="o", pch=22, lty=2)
axis(1, at=1:8, lab=c("N","A","T","U","R","e","z","a"))
axis(2, las=1)
box()
title(main="natureza")
title(ylab="log(count)")
legend(2, y_range[2], c("R-complete count (RC)", "L-complete count (LC)"), pch=21:22, lty=1:2)
dev.off()

postscript('plots_for_words/neurose.eps')
sf <- c(4.26,3.63,2.81,2.62,2.56,1.41,0.78)
pf <- c(0.48,0.48,0.7,2.1,2.79,3.86,4.87)
y_range <- range(sf,pf)
plot(sf, type="o", pch=21, lty=1, ylim=y_range, axes=FALSE, ann=FALSE)
lines(pf, type="o", pch=22, lty=2)
axis(1, at=1:7, lab=c("N","E","U","R","o","s","e"))
axis(2, las=1)
box()
title(main="neurose")
title(ylab="log(count)")
legend(2, y_range[2], c("R-complete count (RC)", "L-complete count (LC)"), pch=21:22, lty=1:2)
dev.off()

postscript('plots_for_words/palhaso.eps')
sf <- c(4.73,4.03,3.03,1.79,1.63,0.6,0.0)
pf <- c(0.0,0.0,0.0,0.48,2.04,3.44,4.98)
y_range <- range(sf,pf)
plot(sf, type="o", pch=21, lty=1, ylim=y_range, axes=FALSE, ann=FALSE)
lines(pf, type="o", pch=22, lty=2)
axis(1, at=1:7, lab=c("P","A","L","H","a","s","o"))
axis(2, las=1)
box()
title(main="palhaso")
title(ylab="log(count)")
legend(2, y_range[2], c("R-complete count (RC)", "L-complete count (LC)"), pch=21:22, lty=1:2)
dev.off()

postscript('plots_for_words/parceira.eps')
sf <- c(4.73,4.03,3.48,2.03,1.76,1.4,1.28,0.85)
pf <- c(0.3,0.3,0.78,1.67,3.09,3.26,4.05,5.03)
y_range <- range(sf,pf)
plot(sf, type="o", pch=21, lty=1, ylim=y_range, axes=FALSE, ann=FALSE)
lines(pf, type="o", pch=22, lty=2)
axis(1, at=1:8, lab=c("P","A","R","C","e","i","r","a"))
axis(2, las=1)
box()
title(main="parceira")
title(ylab="log(count)")
legend(2, y_range[2], c("R-complete count (RC)", "L-complete count (LC)"), pch=21:22, lty=1:2)
dev.off()

postscript('plots_for_words/parceiro.eps')
sf <- c(4.73,4.03,3.48,2.03,1.76,1.4,1.28,0.78)
pf <- c(0.3,0.6,0.95,1.79,3.11,3.25,3.8,4.98)
y_range <- range(sf,pf)
plot(sf, type="o", pch=21, lty=1, ylim=y_range, axes=FALSE, ann=FALSE)
lines(pf, type="o", pch=22, lty=2)
axis(1, at=1:8, lab=c("P","A","R","C","e","i","r","o"))
axis(2, las=1)
box()
title(main="parceiro")
title(ylab="log(count)")
legend(2, y_range[2], c("R-complete count (RC)", "L-complete count (LC)"), pch=21:22, lty=1:2)
dev.off()

postscript('plots_for_words/periferia.eps')
sf <- c(4.73,4.0,3.6,2.6,1.23,0.95,0.85,0.7,0.3)
pf <- c(0.0,0.0,0.0,0.48,1.26,2.89,3.75,4.24,5.03)
y_range <- range(sf,pf)
plot(sf, type="o", pch=21, lty=1, ylim=y_range, axes=FALSE, ann=FALSE)
lines(pf, type="o", pch=22, lty=2)
axis(1, at=1:9, lab=c("P","E","R","I","F","e","r","i","a"))
axis(2, las=1)
box()
title(main="periferia")
title(ylab="log(count)")
legend(2, y_range[2], c("R-complete count (RC)", "L-complete count (LC)"), pch=21:22, lty=1:2)
dev.off()

postscript('plots_for_words/pijama.eps')
sf <- c(4.73,3.67,1.11,1.04,0.95,0.48)
pf <- c(0.0,0.48,1.26,2.95,3.59,5.03)
y_range <- range(sf,pf)
plot(sf, type="o", pch=21, lty=1, ylim=y_range, axes=FALSE, ann=FALSE)
lines(pf, type="o", pch=22, lty=2)
axis(1, at=1:6, lab=c("P","I","J","a","m","a"))
axis(2, las=1)
box()
title(main="pijama")
title(ylab="log(count)")
legend(2, y_range[2], c("R-complete count (RC)", "L-complete count (LC)"), pch=21:22, lty=1:2)
dev.off()

postscript('plots_for_words/piração.eps')
sf <- c(4.73,3.67,2.7,2.22,0.3,0.0,0.0)
pf <- c(1.3,1.52,2.67,3.53,3.68,4.04,4.98)
y_range <- range(sf,pf)
plot(sf, type="o", pch=21, lty=1, ylim=y_range, axes=FALSE, ann=FALSE)
lines(pf, type="o", pch=22, lty=2)
axis(1, at=1:7, lab=c("P","I","R","a","ç","ã","o"))
axis(2, las=1)
box()
title(main="piração")
title(ylab="log(count)")
legend(2, y_range[2], c("R-complete count (RC)", "L-complete count (LC)"), pch=21:22, lty=1:2)
dev.off()

postscript('plots_for_words/pirigete.eps')
sf <- c(4.73,3.67,2.7,1.72,0.85,0,0,0)
pf <- c(0,0,0,0.3,1.34,2.99,4.2,4.87)
y_range <- range(sf,pf)
plot(sf, type="o", pch=21, lty=1, ylim=y_range, axes=FALSE, ann=FALSE)
lines(pf, type="o", pch=22, lty=2)
axis(1, at=1:8, lab=c("P","I","R","I","G","e","t","e"))
axis(2, las=1)
box()
title(main="pirigete")
title(ylab="log(count)")
legend(2, y_range[2], c("R-complete count (RC)", "L-complete count (LC)"), pch=21:22, lty=1:2)
dev.off()

postscript('plots_for_words/pirralho.eps')
sf <- c(4.73,3.67,2.7,1.56,1.38,1.04,0.95,0.48)
pf <- c(0.0,0.3,0.78,1.38,2.12,2.68,3.71,4.98)
y_range <- range(sf,pf)
plot(sf, type="o", pch=21, lty=1, ylim=y_range, axes=FALSE, ann=FALSE)
lines(pf, type="o", pch=22, lty=2)
axis(1, at=1:8, lab=c("P","I","R","R","a","l","h","o"))
axis(2, las=1)
box()
title(main="pirralho")
title(ylab="log(count)")
legend(2, y_range[2], c("R-complete count (RC)", "L-complete count (LC)"), pch=21:22, lty=1:2)
dev.off()

postscript('plots_for_words/piscina.eps')
sf <- c(4.73,3.67,2.6,2.0,1.46,1.18,0.6)
pf <- c(0.48,0.48,1.15,2.22,3.5,3.97,5.03)
y_range <- range(sf,pf)
plot(sf, type="o", pch=21, lty=1, ylim=y_range, axes=FALSE, ann=FALSE)
lines(pf, type="o", pch=22, lty=2)
axis(1, at=1:7, lab=c("P","I","S","c","i","n","a"))
axis(2, las=1)
box()
title(main="piscina")
title(ylab="log(count)")
legend(2, y_range[2], c("R-complete count (RC)", "L-complete count (LC)"), pch=21:22, lty=1:2)
dev.off()

postscript('plots_for_words/playboy.eps')
sf <- c(4.73,3.34,3.06,2.01,1.3,1.11,0.85)
pf <- c(0.0,0.48,0.48,1.46,2.26,2.8,4.29)
y_range <- range(sf,pf)
plot(sf, type="o", pch=21, lty=1, ylim=y_range, axes=FALSE, ann=FALSE)
lines(pf, type="o", pch=22, lty=2)
axis(1, at=1:7, lab=c("P","L","A","Y","B","o","y"))
axis(2, las=1)
box()
title(main="playboy")
title(ylab="log(count)")
legend(2, y_range[2], c("R-complete count (RC)", "L-complete count (LC)"), pch=21:22, lty=1:2)
dev.off()

postscript('plots_for_words/pornográfico.eps')
sf <- c(4.73,3.88,3.12,1.95,1.66,1.36,1.36,0.85,0.85,0.78,0.7,0.48)
pf <- c(0.3,0.3,0.3,1.08,1.78,1.82,1.85,1.86,2.39,3.6,3.77,4.98)
y_range <- range(sf,pf)
plot(sf, type="o", pch=21, lty=1, ylim=y_range, axes=FALSE, ann=FALSE)
lines(pf, type="o", pch=22, lty=2)
axis(1, at=1:12, lab=c("P","O","R","N","O","g","r","á","f","i","c","o"))
axis(2, las=1)
box()
title(main="pornográfico")
title(ylab="log(count)")
legend(2, y_range[2], c("R-complete count (RC)", "L-complete count (LC)"), pch=21:22, lty=1:2)
dev.off()

postscript('plots_for_words/português.eps')
sf <- c(4.73,3.88,3.12,2.61,1.65,1.41,1.11,0.6,0.6)
pf <- c(0.0,0.0,0.0,0.3,0.48,1.3,1.72,2.75,5.15)
y_range <- range(sf,pf)
plot(sf, type="o", pch=21, lty=1, ylim=y_range, axes=FALSE, ann=FALSE)
lines(pf, type="o", pch=22, lty=2)
axis(1, at=1:9, lab=c("P","O","R","T","U","G","U","ê","s"))
axis(2, las=1)
box()
title(main="português")
title(ylab="log(count)")
legend(2, y_range[2], c("R-complete count (RC)", "L-complete count (LC)"), pch=21:22, lty=1:2)
dev.off()

postscript('plots_for_words/preguiça.eps')
sf <- c(4.73,4.07,3.61,2.19,1.86,1.45,1.18,0.6)
pf <- c(0.3,0.3,0.3,0.9,1.04,2.15,3.05,5.03)
y_range <- range(sf,pf)
plot(sf, type="o", pch=21, lty=1, ylim=y_range, axes=FALSE, ann=FALSE)
lines(pf, type="o", pch=22, lty=2)
axis(1, at=1:8, lab=c("P","R","E","G","U","I","ç","a"))
axis(2, las=1)
box()
title(main="preguiça")
title(ylab="log(count)")
legend(2, y_range[2], c("R-complete count (RC)", "L-complete count (LC)"), pch=21:22, lty=1:2)
dev.off()

postscript('plots_for_words/preguiçoso.eps')
sf <- c(4.73,4.07,3.61,2.19,1.86,1.45,1.18,1.0,0.85,0.3)
pf <- c(0.0,0.0,0.0,0.0,0.3,0.78,1.4,3.07,3.44,4.98)
y_range <- range(sf,pf)
plot(sf, type="o", pch=21, lty=1, ylim=y_range, axes=FALSE, ann=FALSE)
lines(pf, type="o", pch=22, lty=2)
axis(1, at=1:10, lab=c("P","R","E","G","U","I","ç","o","s","o"))
axis(2, las=1)
box()
title(main="preguiçoso")
title(ylab="log(count)")
legend(2, y_range[2], c("R-complete count (RC)", "L-complete count (LC)"), pch=21:22, lty=1:2)
dev.off()

postscript('plots_for_words/prejuízo.eps')
sf <- c(4.73,4.07,3.61,1.88,1.84,0.48,0.3,0.3)
pf <- c(0.0,0.0,0.3,1.08,1.11,1.15,2.9,4.98)
y_range <- range(sf,pf)
plot(sf, type="o", pch=21, lty=1, ylim=y_range, axes=FALSE, ann=FALSE)
lines(pf, type="o", pch=22, lty=2)
axis(1, at=1:8, lab=c("P","R","E","J","U","í","z","o"))
axis(2, las=1)
box()
title(main="prejuízo")
title(ylab="log(count)")
legend(2, y_range[2], c("R-complete count (RC)", "L-complete count (LC)"), pch=21:22, lty=1:2)
dev.off()

postscript('plots_for_words/profissional.eps')
sf <- c(4.73,4.07,3.69,2.63,2.05,1.76,1.68,1.54,1.48,1.41,1.34,1.2)
pf <- c(0.85,0.9,0.95,1.08,1.23,1.48,1.91,2.57,2.66,2.94,3.76,4.32)
y_range <- range(sf,pf)
plot(sf, type="o", pch=21, lty=1, ylim=y_range, axes=FALSE, ann=FALSE)
lines(pf, type="o", pch=22, lty=2)
axis(1, at=1:12, lab=c("P","R","O","F","I","s","s","i","o","n","a","l"))
axis(2, las=1)
box()
title(main="profissional")
title(ylab="log(count)")
legend(2, y_range[2], c("R-complete count (RC)", "L-complete count (LC)"), pch=21:22, lty=1:2)
dev.off()

postscript('plots_for_words/proletariado.eps')
sf <- c(4.73,4.07,3.69,2.22,1.57,1.38,1.08,0.95,0.9,0.48,0.48,0.3)
pf <- c(0.48,0.48,0.48,0.48,0.78,0.9,1.38,1.89,2.69,3.9,4.3,4.98)
y_range <- range(sf,pf)
plot(sf, type="o", pch=21, lty=1, ylim=y_range, axes=FALSE, ann=FALSE)
lines(pf, type="o", pch=22, lty=2)
axis(1, at=1:12, lab=c("P","R","O","L","E","T","a","r","i","a","d","o"))
axis(2, las=1)
box()
title(main="proletariado")
title(ylab="log(count)")
legend(2, y_range[2], c("R-complete count (RC)", "L-complete count (LC)"), pch=21:22, lty=1:2)
dev.off()

postscript('plots_for_words/proletário.eps')
sf <- c(4.73,4.07,3.69,2.22,1.57,1.38,0.7,0.7,0.6,0.3)
pf <- c(0.3,0.3,0.48,0.78,1.45,2.26,2.9,3.33,3.85,4.98)
y_range <- range(sf,pf)
plot(sf, type="o", pch=21, lty=1, ylim=y_range, axes=FALSE, ann=FALSE)
lines(pf, type="o", pch=22, lty=2)
axis(1, at=1:10, lab=c("P","R","O","L","E","T","á","r","i","o"))
axis(2, las=1)
box()
title(main="proletário")
title(ylab="log(count)")
legend(2, y_range[2], c("R-complete count (RC)", "L-complete count (LC)"), pch=21:22, lty=1:2)
dev.off()

postscript('plots_for_words/quebrada.eps')
sf <- c(3.67,3.62,3.2,2.1,2.02,1.93,1.36,0.48)
pf <- c(0.48,0.48,0.95,1.67,2.9,3.82,4.05,5.03)
y_range <- range(sf,pf)
plot(sf, type="o", pch=21, lty=1, ylim=y_range, axes=FALSE, ann=FALSE)
lines(pf, type="o", pch=22, lty=2)
axis(1, at=1:8, lab=c("Q","U","E","B","R","a","d","a"))
axis(2, las=1)
box()
title(main="quebrada")
title(ylab="log(count)")
legend(2, y_range[2], c("R-complete count (RC)", "L-complete count (LC)"), pch=21:22, lty=1:2)
dev.off()

postscript('plots_for_words/rapaziada.eps')
sf <- c(4.58,3.8,2.6,1.98,1.41,0.78,0.0,0.0,0.0)
pf <- c(0.0,0.0,0.0,0.48,0.6,2.55,3.82,4.05,5.03)
y_range <- range(sf,pf)
plot(sf, type="o", pch=21, lty=1, ylim=y_range, axes=FALSE, ann=FALSE)
lines(pf, type="o", pch=22, lty=2)
axis(1, at=1:9, lab=c("R","A","P","A","Z","i","a","d","a"))
axis(2, las=1)
box()
title(main="rapaziada")
title(ylab="log(count)")
legend(2, y_range[2], c("R-complete count (RC)", "L-complete count (LC)"), pch=21:22, lty=1:2)
dev.off()

postscript('plots_for_words/reação.eps')
sf <- c(4.58,4.29,3.17,1.18,0.6,0.6)
pf <- c(1.15,1.64,3.53,3.68,4.04,4.98)
y_range <- range(sf,pf)
plot(sf, type="o", pch=21, lty=1, ylim=y_range, axes=FALSE, ann=FALSE)
lines(pf, type="o", pch=22, lty=2)
axis(1, at=1:6, lab=c("R","E","A","Ç","ã","o"))
axis(2, las=1)
box()
title(main="reação")
title(ylab="log(count)")
legend(2, y_range[2], c("R-complete count (RC)", "L-complete count (LC)"), pch=21:22, lty=1:2)
dev.off()

postscript('plots_for_words/recalcada.eps')
sf <- c(4.58,4.29,3.47,2.45,1.79,1.48,0.85,0.6,0.3)
pf <- c(0.0,0.0,0.3,0.48,1.04,2.7,3.82,4.05,5.03)
y_range <- range(sf,pf)
plot(sf, type="o", pch=21, lty=1, ylim=y_range, axes=FALSE, ann=FALSE)
lines(pf, type="o", pch=22, lty=2)
axis(1, at=1:9, lab=c("R","E","C","a","l","c","a","d","a"))
axis(2, las=1)
box()
title(main="recalcada")
title(ylab="log(count)")
legend(2, y_range[2], c("R-complete count (RC)", "L-complete count (LC)"), pch=21:22, lty=1:2)
dev.off()

postscript('plots_for_words/refrigerante.eps')
sf <- c(4.58,4.29,2.98,2.23,1.71,1.57,1.54,1.43,1.34,0.7,0.48,0.3)
pf <- c(0.0,0.0,0.0,0.3,0.6,0.7,1.69,2.37,3.29,3.93,4.2,4.87)
y_range <- range(sf,pf)
plot(sf, type="o", pch=21, lty=1, ylim=y_range, axes=FALSE, ann=FALSE)
lines(pf, type="o", pch=22, lty=2)
axis(1, at=1:12, lab=c("R","E","F","R","I","g","e","r","a","n","t","e"))
axis(2, las=1)
box()
title(main="refrigerante")
title(ylab="log(count)")
legend(2, y_range[2], c("R-complete count (RC)", "L-complete count (LC)"), pch=21:22, lty=1:2)
dev.off()

postscript('plots_for_words/responsabilidade.eps')
sf <- c(4.58,4.29,3.39,2.78,2.4,2.32,2.08,1.89,1.82,1.77,1.74,1.67,1.0,0.9,0.78,0.6)
pf <- c(0.7,0.78,0.85,0.9,1.0,1.11,1.3,2.26,2.5,2.58,2.84,3.25,3.33,3.45,3.77,4.87)
y_range <- range(sf,pf)
plot(sf, type="o", pch=21, lty=1, ylim=y_range, axes=FALSE, ann=FALSE)
lines(pf, type="o", pch=22, lty=2)
axis(1, at=1:16, lab=c("R","E","S","P","O","N","S","a","b","i","l","i","d","a","d","e"))
axis(2, las=1)
box()
title(main="responsabilidade")
title(ylab="log(count)")
legend(2, y_range[2], c("R-complete count (RC)", "L-complete count (LC)"), pch=21:22, lty=1:2)
dev.off()

postscript('plots_for_words/sacristão.eps')
sf <- c(4.79,3.98,2.81,2.32,2.09,0.9,0.85,0.48,0.3)
pf <- c(0.0,0.3,0.78,1.11,2.04,2.34,2.76,4.04,4.98)
y_range <- range(sf,pf)
plot(sf, type="o", pch=21, lty=1, ylim=y_range, axes=FALSE, ann=FALSE)
lines(pf, type="o", pch=22, lty=2)
axis(1, at=1:9, lab=c("S","A","C","R","I","S","T","ã","o"))
axis(2, las=1)
box()
title(main="sacristão")
title(ylab="log(count)")
legend(2, y_range[2], c("R-complete count (RC)", "L-complete count (LC)"), pch=21:22, lty=1:2)
dev.off()

postscript('plots_for_words/salafrário.eps')
sf <- c(4.79,3.98,3.14,2.29,1.0,0.6,0.48,0.48,0.48,0.3)
pf <- c(0.0,0.0,0.0,0.3,0.3,1.76,2.9,3.33,3.85,4.98)
y_range <- range(sf,pf)
plot(sf, type="o", pch=21, lty=1, ylim=y_range, axes=FALSE, ann=FALSE)
lines(pf, type="o", pch=22, lty=2)
axis(1, at=1:10, lab=c("S","A","L","A","F","R","á","r","i","o"))
axis(2, las=1)
box()
title(main="salafrário")
title(ylab="log(count)")
legend(2, y_range[2], c("R-complete count (RC)", "L-complete count (LC)"), pch=21:22, lty=1:2)
dev.off()

postscript('plots_for_words/sanduíche.eps')
sf <- c(4.79,3.98,3.18,2.56,1.65,0.85,0.85,0.78,0.48)
pf <- c(0.6,0.7,0.78,0.85,0.95,1.04,2.85,3.18,4.87)
y_range <- range(sf,pf)
plot(sf, type="o", pch=21, lty=1, ylim=y_range, axes=FALSE, ann=FALSE)
lines(pf, type="o", pch=22, lty=2)
axis(1, at=1:9, lab=c("S","A","N","D","U","Í","C","H","e"))
axis(2, las=1)
box()
title(main="sanduíche")
title(ylab="log(count)")
legend(2, y_range[2], c("R-complete count (RC)", "L-complete count (LC)"), pch=21:22, lty=1:2)
dev.off()

postscript('plots_for_words/sapatão.eps')
sf <- c(4.79,3.98,2.44,2.0,1.86,0.0,0.0)
pf <- c(0.0,0.0,0.48,1.61,2.76,4.04,4.98)
y_range <- range(sf,pf)
plot(sf, type="o", pch=21, lty=1, ylim=y_range, axes=FALSE, ann=FALSE)
lines(pf, type="o", pch=22, lty=2)
axis(1, at=1:7, lab=c("S","A","P","A","T","ã","o"))
axis(2, las=1)
box()
title(main="sapatão")
title(ylab="log(count)")
legend(2, y_range[2], c("R-complete count (RC)", "L-complete count (LC)"), pch=21:22, lty=1:2)
dev.off()

postscript('plots_for_words/sargento.eps')
sf <- c(4.79,3.98,2.94,1.72,1.41,1.26,1.18,0.9)
pf <- c(0.48,0.78,0.85,1.34,3.39,3.5,3.96,4.98)
y_range <- range(sf,pf)
plot(sf, type="o", pch=21, lty=1, ylim=y_range, axes=FALSE, ann=FALSE)
lines(pf, type="o", pch=22, lty=2)
axis(1, at=1:8, lab=c("S","A","R","G","e","n","t","o"))
axis(2, las=1)
box()
title(main="sargento")
title(ylab="log(count)")
legend(2, y_range[2], c("R-complete count (RC)", "L-complete count (LC)"), pch=21:22, lty=1:2)
dev.off()

postscript('plots_for_words/satisfação.eps')
sf <- c(4.79,3.98,2.74,2.21,2.02,1.97,1.77,0.95,0.0,0.0)
pf <- c(0.48,0.48,0.48,0.48,0.48,1.32,3.53,3.68,4.04,4.98)
y_range <- range(sf,pf)
plot(sf, type="o", pch=21, lty=1, ylim=y_range, axes=FALSE, ann=FALSE)
lines(pf, type="o", pch=22, lty=2)
axis(1, at=1:10, lab=c("S","A","T","I","S","F","a","ç","ã","o"))
axis(2, las=1)
box()
title(main="satisfação")
title(ylab="log(count)")
legend(2, y_range[2], c("R-complete count (RC)", "L-complete count (LC)"), pch=21:22, lty=1:2)
dev.off()

postscript('plots_for_words/saudades.eps')
sf <- c(4.79,3.98,2.51,2.07,1.78,1.0,0.6,0.48)
pf <- c(0.48,0.48,0.48,2.72,2.84,3.28,4.4,5.15)
y_range <- range(sf,pf)
plot(sf, type="o", pch=21, lty=1, ylim=y_range, axes=FALSE, ann=FALSE)
lines(pf, type="o", pch=22, lty=2)
axis(1, at=1:8, lab=c("S","A","U","D","A","D","e","s"))
axis(2, las=1)
box()
title(main="saudades")
title(ylab="log(count)")
legend(2, y_range[2], c("R-complete count (RC)", "L-complete count (LC)"), pch=21:22, lty=1:2)
dev.off()

postscript('plots_for_words/secretária.eps')
sf <- c(4.79,3.88,2.61,2.02,1.97,1.91,0.9,0.78,0.7,0.48)
pf <- c(0.78,0.85,0.95,1.08,1.48,2.1,2.67,3.75,4.24,5.03)
y_range <- range(sf,pf)
plot(sf, type="o", pch=21, lty=1, ylim=y_range, axes=FALSE, ann=FALSE)
lines(pf, type="o", pch=22, lty=2)
axis(1, at=1:10, lab=c("S","E","C","R","E","T","á","r","i","a"))
axis(2, las=1)
box()
title(main="secretária")
title(ylab="log(count)")
legend(2, y_range[2], c("R-complete count (RC)", "L-complete count (LC)"), pch=21:22, lty=1:2)
dev.off()

postscript('plots_for_words/supermercado.eps')
sf <- c(4.79,3.96,3.38,3.25,3.24,2.02,1.34,0.78,0.7,0.6,0.48,0.3)
pf <- c(0.3,0.3,0.7,0.7,0.7,1.04,1.18,1.58,2.79,3.9,4.3,4.98)
y_range <- range(sf,pf)
plot(sf, type="o", pch=21, lty=1, ylim=y_range, axes=FALSE, ann=FALSE)
lines(pf, type="o", pch=22, lty=2)
axis(1, at=1:12, lab=c("S","U","P","E","R","m","e","r","c","a","d","o"))
axis(2, las=1)
box()
title(main="supermercado")
title(ylab="log(count)")
legend(2, y_range[2], c("R-complete count (RC)", "L-complete count (LC)"), pch=21:22, lty=1:2)
dev.off()

postscript('plots_for_words/telefone.eps')
sf <- c(4.58,3.83,2.97,2.82,2.08,1.96,1.88,1.36)
pf <- c(0.85,0.95,0.95,1.2,1.95,3.19,3.81,4.87)
y_range <- range(sf,pf)
plot(sf, type="o", pch=21, lty=1, ylim=y_range, axes=FALSE, ann=FALSE)
lines(pf, type="o", pch=22, lty=2)
axis(1, at=1:8, lab=c("T","E","L","E","F","o","n","e"))
axis(2, las=1)
box()
title(main="telefone")
title(ylab="log(count)")
legend(2, y_range[2], c("R-complete count (RC)", "L-complete count (LC)"), pch=21:22, lty=1:2)
dev.off()

postscript('plots_for_words/tostão.eps')
sf <- c(4.58,3.71,2.43,1.72,0.3,0.3)
pf <- c(0.0,0.9,2.34,2.76,4.04,4.98)
y_range <- range(sf,pf)
plot(sf, type="o", pch=21, lty=1, ylim=y_range, axes=FALSE, ann=FALSE)
lines(pf, type="o", pch=22, lty=2)
axis(1, at=1:6, lab=c("T","O","S","T","ã","o"))
axis(2, las=1)
box()
title(main="tostão")
title(ylab="log(count)")
legend(2, y_range[2], c("R-complete count (RC)", "L-complete count (LC)"), pch=21:22, lty=1:2)
dev.off()

postscript('plots_for_words/traficante.eps')
sf <- c(4.58,3.96,3.64,1.89,1.61,1.53,1.46,1.0,0.9,0.9)
pf <- c(0.3,0.3,0.48,1.76,1.97,2.16,3.29,3.93,4.2,4.87)
y_range <- range(sf,pf)
plot(sf, type="o", pch=21, lty=1, ylim=y_range, axes=FALSE, ann=FALSE)
lines(pf, type="o", pch=22, lty=2)
axis(1, at=1:10, lab=c("T","R","A","F","I","C","a","n","t","e"))
axis(2, las=1)
box()
title(main="traficante")
title(ylab="log(count)")
legend(2, y_range[2], c("R-complete count (RC)", "L-complete count (LC)"), pch=21:22, lty=1:2)
dev.off()

postscript('plots_for_words/tranquilo.eps')
sf <- c(4.58,3.96,3.64,3.29,2.24,2.07,1.96,1.91,0.7)
pf <- c(0.78,0.78,0.9,1.0,1.43,1.53,2.55,3.56,4.98)
y_range <- range(sf,pf)
plot(sf, type="o", pch=21, lty=1, ylim=y_range, axes=FALSE, ann=FALSE)
lines(pf, type="o", pch=22, lty=2)
axis(1, at=1:9, lab=c("T","R","A","N","Q","U","I","l","o"))
axis(2, las=1)
box()
title(main="tranquilo")
title(ylab="log(count)")
legend(2, y_range[2], c("R-complete count (RC)", "L-complete count (LC)"), pch=21:22, lty=1:2)
dev.off()

postscript('plots_for_words/transação.eps')
sf <- c(4.58,3.96,3.64,3.29,3.16,2.01,0.6,0.0,0.0)
pf <- c(0.0,0.0,0.0,1.2,1.64,3.53,3.68,4.04,4.98)
y_range <- range(sf,pf)
plot(sf, type="o", pch=21, lty=1, ylim=y_range, axes=FALSE, ann=FALSE)
lines(pf, type="o", pch=22, lty=2)
axis(1, at=1:9, lab=c("T","R","A","N","S","a","ç","ã","o"))
axis(2, las=1)
box()
title(main="transação")
title(ylab="log(count)")
legend(2, y_range[2], c("R-complete count (RC)", "L-complete count (LC)"), pch=21:22, lty=1:2)
dev.off()

postscript('plots_for_words/travesti.eps')
sf <- c(4.58,3.96,3.64,2.37,2.08,1.76,1.28,1.15)
pf <- c(0.3,0.3,0.7,1.11,1.8,2.32,3.41,4.58)
y_range <- range(sf,pf)
plot(sf, type="o", pch=21, lty=1, ylim=y_range, axes=FALSE, ann=FALSE)
lines(pf, type="o", pch=22, lty=2)
axis(1, at=1:8, lab=c("T","R","A","V","e","s","t","i"))
axis(2, las=1)
box()
title(main="travesti")
title(ylab="log(count)")
legend(2, y_range[2], c("R-complete count (RC)", "L-complete count (LC)"), pch=21:22, lty=1:2)
dev.off()

postscript('plots_for_words/troglodita.eps')
sf <- c(4.58,3.96,3.01,1.43,1.08,1.0,0.78,0.6,0.3,0.3)
pf <- c(0.0,0.0,0.0,0.0,0.0,0.9,2.07,3.25,3.97,5.03)
y_range <- range(sf,pf)
plot(sf, type="o", pch=21, lty=1, ylim=y_range, axes=FALSE, ann=FALSE)
lines(pf, type="o", pch=22, lty=2)
axis(1, at=1:10, lab=c("T","R","O","G","L","O","d","i","t","a"))
axis(2, las=1)
box()
title(main="troglodita")
title(ylab="log(count)")
legend(2, y_range[2], c("R-complete count (RC)", "L-complete count (LC)"), pch=21:22, lty=1:2)
dev.off()

postscript('plots_for_words/vagabunda.eps')
sf <- c(4.25,3.64,2.5,2.11,1.76,1.67,1.61,1.6,0.9)
pf <- c(0.3,0.3,0.3,1.08,1.45,2.14,3.01,4.05,5.03)
y_range <- range(sf,pf)
plot(sf, type="o", pch=21, lty=1, ylim=y_range, axes=FALSE, ann=FALSE)
lines(pf, type="o", pch=22, lty=2)
axis(1, at=1:9, lab=c("V","A","G","A","B","u","n","d","a"))
axis(2, las=1)
box()
title(main="vagabunda")
title(ylab="log(count)")
legend(2, y_range[2], c("R-complete count (RC)", "L-complete count (LC)"), pch=21:22, lty=1:2)
dev.off()

postscript('plots_for_words/ventilador.eps')
sf <- c(4.25,3.63,2.95,2.32,1.72,1.61,1.49,0.85,0.7,0.48)
pf <- c(0.0,0.0,0.3,0.85,1.54,2.32,3.4,3.5,3.8,4.64)
y_range <- range(sf,pf)
plot(sf, type="o", pch=21, lty=1, ylim=y_range, axes=FALSE, ann=FALSE)
lines(pf, type="o", pch=22, lty=2)
axis(1, at=1:10, lab=c("V","E","N","T","I","L","a","d","o","r"))
axis(2, las=1)
box()
title(main="ventilador")
title(ylab="log(count)")
legend(2, y_range[2], c("R-complete count (RC)", "L-complete count (LC)"), pch=21:22, lty=1:2)
dev.off()

postscript('plots_for_words/vestibular.eps')
sf <- c(4.25,3.63,2.52,2.28,2.02,1.04,1.0,1.0,0.6,0.3)
pf <- c(0.3,0.3,0.3,0.3,1.08,1.51,2.61,3.04,4.15,4.64)
y_range <- range(sf,pf)
plot(sf, type="o", pch=21, lty=1, ylim=y_range, axes=FALSE, ann=FALSE)
lines(pf, type="o", pch=22, lty=2)
axis(1, at=1:10, lab=c("V","E","S","T","I","B","u","l","a","r"))
axis(2, las=1)
box()
title(main="vestibular")
title(ylab="log(count)")
legend(2, y_range[2], c("R-complete count (RC)", "L-complete count (LC)"), pch=21:22, lty=1:2)
dev.off()

postscript('plots_for_words/violão.eps')
sf <- c(4.25,3.69,2.35,2.26,0.6,0.48)
pf <- c(0.0,0.3,1.3,2.16,4.04,4.98)
y_range <- range(sf,pf)
plot(sf, type="o", pch=21, lty=1, ylim=y_range, axes=FALSE, ann=FALSE)
lines(pf, type="o", pch=22, lty=2)
axis(1, at=1:6, lab=c("V","I","O","L","ã","o"))
axis(2, las=1)
box()
title(main="violão")
title(ylab="log(count)")
legend(2, y_range[2], c("R-complete count (RC)", "L-complete count (LC)"), pch=21:22, lty=1:2)
dev.off()
